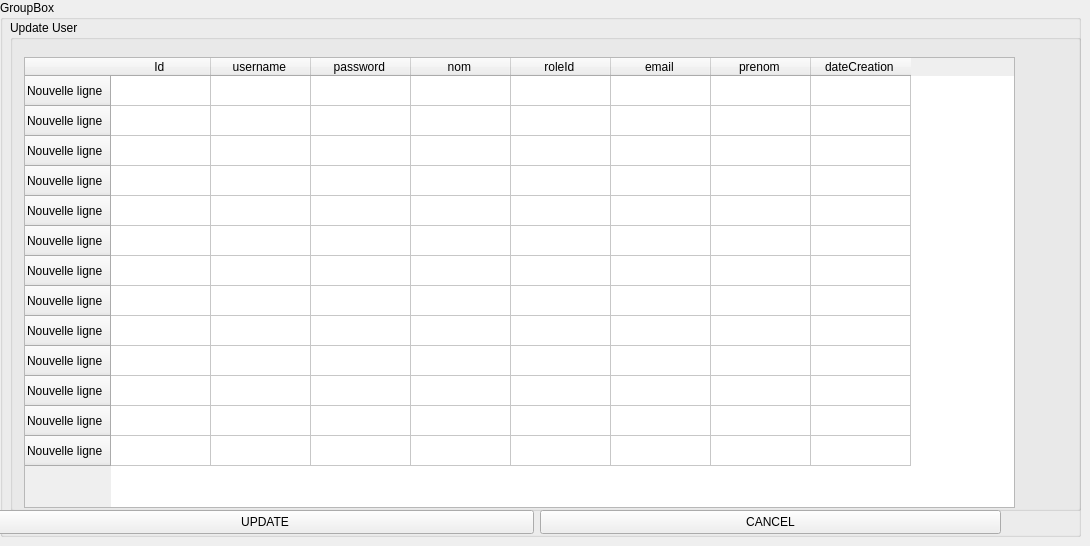
          <widget class="QWidget" name="Page_update">
           <widget class="QGroupBox" name="groupBox_14">
            <property name="geometry">
             <rect>
              <x>0</x>
              <y>0</y>
              <width>1081</width>
              <height>537</height>
             </rect>
            </property>
            <property name="title">
             <string>GroupBox</string>
            </property>
            <widget class="QGroupBox" name="groupBox_15">
             <property name="geometry">
              <rect>
               <x>10</x>
               <y>20</y>
               <width>1071</width>
               <height>491</height>
              </rect>
             </property>
             <property name="title">
              <string>Update User</string>
             </property>
             <widget class="QTableWidget" name="tableWidget_4">
              <property name="geometry">
               <rect>
                <x>14</x>
                <y>37</y>
                <width>991</width>
                <height>451</height>
               </rect>
              </property>
              <row>
               <property name="text">
                <string>Nouvelle ligne</string>
               </property>
              </row>
              <row>
               <property name="text">
                <string>Nouvelle ligne</string>
               </property>
              </row>
              <row>
               <property name="text">
                <string>Nouvelle ligne</string>
               </property>
              </row>
              <row>
               <property name="text">
                <string>Nouvelle ligne</string>
               </property>
              </row>
              <row>
               <property name="text">
                <string>Nouvelle ligne</string>
               </property>
              </row>
              <row>
               <property name="text">
                <string>Nouvelle ligne</string>
               </property>
              </row>
              <row>
               <property name="text">
                <string>Nouvelle ligne</string>
               </property>
              </row>
              <row>
               <property name="text">
                <string>Nouvelle ligne</string>
               </property>
              </row>
              <row>
               <property name="text">
                <string>Nouvelle ligne</string>
               </property>
              </row>
              <row>
               <property name="text">
                <string>Nouvelle ligne</string>
               </property>
              </row>
              <row>
               <property name="text">
                <string>Nouvelle ligne</string>
               </property>
              </row>
              <row>
               <property name="text">
                <string>Nouvelle ligne</string>
               </property>
              </row>
              <row>
               <property name="text">
                <string>Nouvelle ligne</string>
               </property>
              </row>
              <column>
               <property name="text">
                <string>Id </string>
               </property>
              </column>
              <column>
               <property name="text">
                <string>username </string>
               </property>
              </column>
              <column>
               <property name="text">
                <string>password </string>
               </property>
              </column>
              <column>
               <property name="text">
                <string>nom </string>
               </property>
              </column>
              <column>
               <property name="text">
                <string>roleId </string>
               </property>
              </column>
              <column>
               <property name="text">
                <string>email </string>
               </property>
              </column>
              <column>
               <property name="text">
                <string>prenom </string>
               </property>
              </column>
              <column>
               <property name="text">
                <string>dateCreation </string>
               </property>
              </column>
             </widget>
            </widget>
            <widget class="QPushButton" name="pushButton_38">
             <property name="geometry">
              <rect>
               <x>540</x>
               <y>510</y>
               <width>461</width>
               <height>24</height>
              </rect>
             </property>
             <property name="text">
              <string>CANCEL</string>
             </property>
            </widget>
            <widget class="QPushButton" name="pushButton_39">
             <property name="geometry">
              <rect>
               <x>-4</x>
               <y>510</y>
               <width>538</width>
               <height>24</height>
              </rect>
             </property>
             <property name="text">
              <string>UPDATE</string>
             </property>
            </widget>
           </widget>
          </widget>
